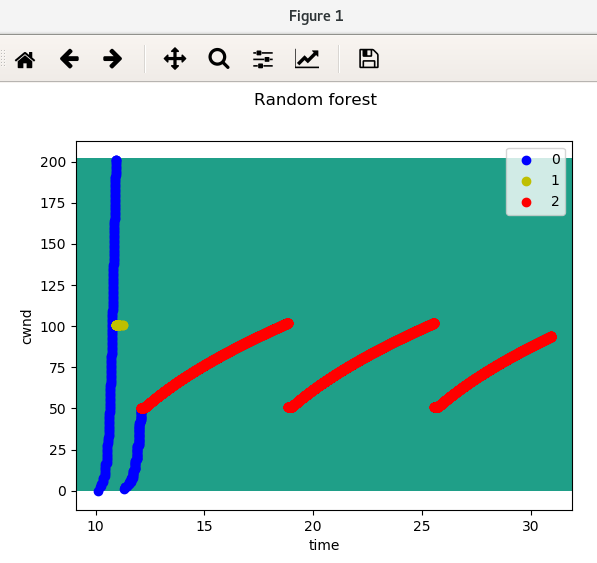

Python code for this plot:
# Importation des modules
import numpy as np
import matplotlib.pyplot as plt
import pandas as pd
from sklearn.externals import joblib
from sklearn.ensemble import ExtraTreesClassifier
from sklearn.model_selection import cross_val_score
from sklearn import metrics
from sklearn.metrics import roc_curve, auc
from sklearn.cross_validation import train_test_split


# Parametres
n_classes = 3
plot_colors = "byr"
plot_step = 0.1
label_names = ['0', '1', '2']


# On charge les donnees d'entrainement
df = pd.read_csv('cwnd.dat', delimiter = ';')
x = []
y = []
dp= pd.read_csv('label.csv')
for i in range(0,len(df)/3):
    x.append([df['time'].values[i], df['cwnd'].values[i]])
    y.append(dp['label'].values[i])
y = np.array(y)
X = np.array(x)

#On charge les donnees de tests
dp = pd.read_csv('cwndbis.csv', delimiter = ',')
t = []
for i in range(0,len(dp)):
    t.append([df['time'].values[i], df['cwnd'].values[i]])

T = np.array(t)

# Chargement des tableaux de tests et d'entrainements
X_train, X_test, y_train, y_test = train_test_split(X, y, test_size=0.5)

# Construit un arbre de decision avec les valeurs donnees -> entrainement
clf = ExtraTreesClassifier(n_estimators = 100, max_features = "auto",
      n_jobs = -1, min_samples_leaf = 110)
clf = clf.fit(X_train, y_train)

# Construction de la courbe ROC
probas = clf.predict_proba(X_test)
fpr, tpr, thresholds = metrics.roc_curve(y_test, probas[:,1], pos_label = 0)
roc_auc = auc(fpr, tpr)
print ("Area under the ROC curve : %f" % roc_auc)

#Enregistrement de l'entrainement dans un fichier
joblib.dump(clf, 'model.pkl')

#Chargement du fichier contenant l'entrainement
clf = joblib.load('model.pkl')

#On choisit les limites en fonction des valeurs dans les ensembles
x_min, x_max = X[:, 0].min() - 1, X[:, 0].max() + 1
y_min, y_max = 0, X[:, 1].max() + 1
xx, yy = np.meshgrid(np.arange(x_min, x_max, plot_step),
                     np.arange(y_min, y_max, plot_step))

#Prediction -> l'algo essaye de predire quel point appartient a quelle classe
Z = clf.predict(np.c_[xx.ravel(), yy.ravel()])
Z = Z.reshape(xx.shape)

"""
Z est un tableau de tableau tq : Z[y][X] = label, avec un ecart
de plot_step
"""

# Affichage de la courbe ROC
plt.plot(fpr, tpr, label='ROC curve (area = %0.2f)' % roc_auc)
plt.plot([0, 1], [0, 1], 'k--')
plt.xlim([0.0, 1.0])
plt.ylim([0.0, 1.0])
plt.xlabel('False Positive Rate')
plt.ylabel('True Positive Rate')
plt.title('Receiver operating characteristic example')
plt.legend(loc="lower right")
plt.show()

#contour -> met les labels predits (avec les couleurs) sur le graphe
cs = plt.contourf(xx, yy, Z)

#On s'occupe des axes du graphique
plt.xlabel('time')
plt.ylabel('cwnd')

# Affichage des points d'entrainement
for i, color in zip(range(n_classes), plot_colors):
    idx = np.where(y == i)# Quand label == i
    plt.scatter(X[idx, 0], X[idx, 1], c=color, label = label_names[i],
                    cmap=plt.cm.Paired)

plt.axis("tight")
plt.suptitle("Random forest")
plt.legend()
plt.show()
